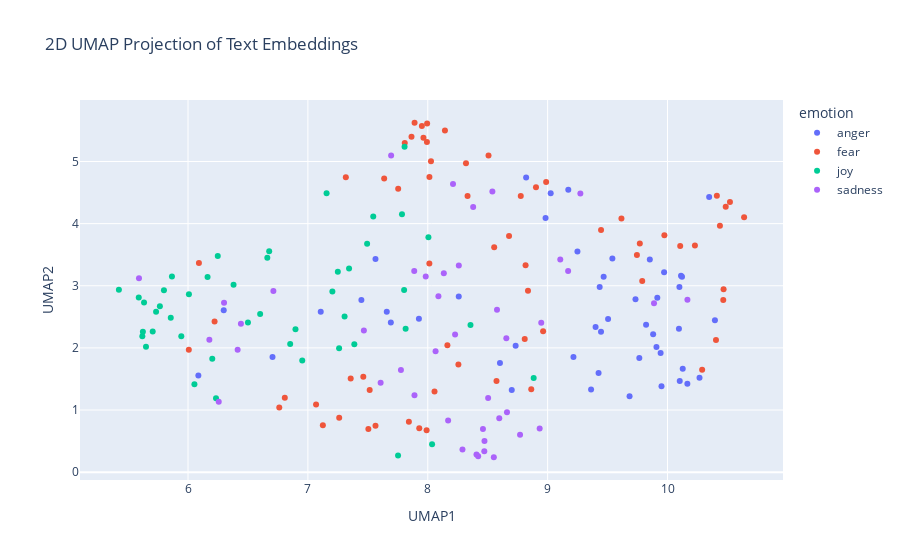

Source (notebook cell):
### Code cell
import pandas as pd
import numpy as np
import umap
import plotly.express as px

# Concatenate the training and test data
combined_df = pd.concat([train_df_new, test_df_new], ignore_index=True)

# Prepare the embeddings for UMAP
# Convert the list of embeddings into a 2D numpy array
X_embeddings = np.array(combined_df['embeddings_values'].tolist())

# Apply UMAP for dimensionality reduction
reducer = umap.UMAP(n_components=2, metric='cosine', random_state=28) 
embedding_2d = reducer.fit_transform(X_embeddings)

# Create a DataFrame for plotting
df_plot = pd.DataFrame(embedding_2d, columns=['UMAP1', 'UMAP2'])
df_plot['emotion'] = combined_df['emotion']
df_plot['intensity'] = combined_df['intensity']
df_plot['text'] = combined_df['text']


# Visualize the embeddings with Plotly
fig = px.scatter(
    df_plot,
    x='UMAP1',
    y='UMAP2',
    color='emotion',  # Color points by the 'emotion' column
    hover_data=['text', 'intensity'],  # Show text and intensity on hover
    title='2D UMAP Projection of Text Embeddings'
)

fig.show()

### Figure 1 — Plotly figure (JSON) as saved in the notebook; plotly's stock layout.template omitted (floating-point values rounded to 4 significant figures)
{"data": [{"customdata": [["@CharlotteBnntt that's the joke. I know it's incense", 0.222], ["testing #angry", 0.667], ["@WestonKoury so leafy can roast the Pokemon go kid but not you what an outrage that just means that he is more relevant than y-I mean kisses", 0.491], ["@TaraSetmayer @oliverdarcy AA have the right of passage when it comes to the 'N' word.  Why should he insult him in his church.  Ignorant!", 0.562], ["Went n a bodega 4 incense lookd @ the sis behind the counter &amp; it was like a mirror she said where u from I said here she said no originally", 0.185], ["@EAMaddenNFL @EASPORTS I played a game where John Elway was sacked 3x and fumbled all 3x. Is this the same John elway I know of??? #madden", 0.458], ["I swear if @devincameron23 blocks me I'm going to hit her back #revenge", 0.646], ["@MetsProspectHub @brianpmangan taking offense to acount...he ranks 32 of 36 over last 2 years by SABR", 0.312], ["Chris ate all my mac n cheese so imma eat all his taffy ", 0.438], ["Holding a #grudge doesn't make you #strong; it makes you #bitter. #Forgiving doesn't make you #weak; it sets you #free.", 0.312], ["Said it before and I'll say it now: America is really fortunate that black people only want equality and not revenge.", 0.562], ["“Do not fret if you are not cool! Humans who follow me, become instantly cool!” #Bot", 0.375], ["@rabpeel snap, seems to be a problem here", 0.375], ["My mind is raging and i just want to end it all", 0.75], ["could never be a angry drunk lol yall weirdos just enjoy your time", 0.521], ["@iStoleFreeHugs @stephlaris lol I'm happy with my negative, realistic ass self. Sorry to offend you", 0.438], ["@VodafoneUKhelp @VodafoneUK wow!! My bill is £44.77 and hav a text from u to prove that and you have taken £148!!!!! #swines #fuming #con!", 0.792], ["Vale! Vale! Sip sangria and taste tantalizing tapas @ElCidLA  's fiery flamenco nights! #MinutesFromHoM #SilverLake #LA #Flamenco", 0.167], ["@leesyatt you are a cruel, cruel man. #therewillbeblood ", 0.775], ["@jwolfie_ why you gotta use the dark skin emoji ", 0.479], ["@MannyM83 @DareToReagan oh yeah. I HATE the air raid and I don't like the Oregon/Baylor offense and I'm not a fan of the ole miss one either", 0.468], ["Love how Megan is raging about this Kendall Jenner photo and I'm sat here like 🤔🙃", 0.396], ["Hey folks sorry if anything offensive got posted on here yesterday my account got hacked. All fixed now though. I hope :-/ #angry #annoyed", 0.479], ["@HebertofNH any time a man who got paid to throw temper tantrums speaks up, you gotta listen.", 0.521], ["How was Natalie one of the top three favorites?! #toofaced and #bitter 🙄", 0.667], ["Thursdays at 6pm Vespers &amp; Meditation #prayerful #plainsong #multisensory #candles #incense #psalms #music #silence #faithful sing or listen", 0.208], ["Dear Indians..It is hard to swallow this but for once try to swallow this bitter pill...that is.. Pakistan is number one in Test cricket!!!", 0.542], ["Worst juror ever? Michelle. You were Nicole's biggest threat. #bitter #bb18", 0.729], ["Absolutely fuming I've just scratched all my car 😡😡😡😡😡😡", 0.75], ["Bloody parking ticket 😒💸 #fuming", 0.792], ["@kitanoye Hell is hot and boiling, isi ewu", 0.458], ["@MeghanEMurphy Oh gosh, if you get 800+ raging comments from cruise fans, I will just die laughing!", 0.354], ["@Hoopdawg87 @MickThePerm Meanwhile white cops keep killing black people. But there's less outrage about that. Strange society that.", 0.5], ["Follow me on Snapchat 👻 Carlabtst15 #snapchat ", 0.188], ["@Sargon_of_Akkad It'll be like burning rap albums; they'll have to buy it first, but gosh darn it, they have to get rid of it.", 0.417], ["so ef whichever butt wipe pulled the fire alarm in davis bc I was sound asleep #pissed #angry #upset #tired #sad #tired #hangry ######", 0.896], ["To'Why can't we brothers protect one another? No one's serious, and it makes me furious. Don't be misled, just think of Fred.' #mayfield", 0.578], ["@dcexaminer Democrats and their voters have zero tolerance for honesty. They associate honesty with anger and hate.", 0.667], ["@RevTrevK @Wolfman93011 @Daraidernation @EROCKhd Take 2k out of it the numbers on madden are low and have dropped and people are unhappy", 0.586], ["@marcavis @AntisocialJW2 I've always been fiery, but never radical.", 0.438], ["(Sam) Brown's Law: Never offend people with style when you can fake that, you have to break us in this Island.", 0.333], ["Literally fuming fuck sake", 0.86], ["#oow16 #sting decent new song", 0.125], ["Just seeing Alex revells face gets me angry", 0.583], ["Sorry guys I have absolutely no idea what time i'll be on cam tomorrow but will keep you posted. #fuming", 0.417], ["Kik to trade, have fun or a conversation  (kik: youraffair) #kik #kikme #messageme #textme #pics #trade #tradepics #dm  #bored", 0.241], ["Ananya just grabbed a bible, opened it, started reading, and then said 'where do they talk about burning people?'", 0.417], ["I hope my hustle don't offend nobody", 0.292]], "hovertemplate": "emotion=anger<br>UMAP1=%{x}<br>UMAP2=%{y}<br>text=%{customdata[0]}<br>intensity=%{customdata[1]}<extra></extra>", "legendgroup": "anger", "marker": {"color": "#636efa", "symbol": "circle"}, "mode": "markers", "name": "anger", "orientation": "v", "showlegend": true, "type": "scatter", "x": [7.658, 9.765, 9.504, 10.11, 7.692, 8.82, 9.821, 8.983, 9.445, 9.88, 10.1, 6.705, 8.258, 9.683, 9.215, 8.701, 10.27, 6.298, 9.915, 9.733, 9.025, 9.4, 9.425, 9.249, 10.1, 6.086, 10.35, 10.4, 10.17, 10.1, 9.467, 7.107, 10.12, 7.446, 9.971, 10.13, 9.942, 9.852, 9.172, 9.54, 8.733, 9.95, 7.564, 9.908, 9.362, 7.926, 9.434, 8.602], "xaxis": "x", "y": [2.583, 1.838, 2.467, 3.162, 2.409, 4.743, 2.372, 4.091, 2.262, 2.219, 2.979, 1.854, 2.826, 1.223, 1.854, 1.323, 1.52, 2.608, 2.806, 2.785, 4.488, 2.337, 1.598, 3.553, 2.308, 1.557, 4.43, 2.444, 1.425, 1.468, 3.145, 2.58, 3.144, 2.77, 3.216, 1.663, 1.919, 3.423, 4.547, 3.44, 2.033, 1.384, 3.432, 2.014, 1.332, 2.469, 2.978, 1.756], "yaxis": "y"}, {"customdata": [["@BrumSciComm in a danish.  What horror, what depths. #gbbo", 0.542], ["Wish I could convince the rest of my children to go to their fucking preschool and elementary schools with fear of gun violence.", 0.84], ["@realDonaldTrump @KellyannePolls New campaign slogan idea...'I know you are but what am I?' #bully #Trump2016 #yourefired #deflect", 0.521], ["Thoroughly enjoying AHS tonight. #ahs #horror #americanhorrorstory", 0.271], ["Step out of your comfort zone. \\nGo for risks.\\nFace things you fear. \\n\\nThis is when life starts to happen.\\n\\n#cpd", 0.396], ["im like 'this is better' in the moment cuz i panic and then later its so obviously not better. at every opportunity i choose to make it seem", 0.729], ["I feel horrible. I have accounting today but physically and mentally am not okay 😪", 0.833], ["@STLouis_RamsFan their whole team is limited when they're on the field.  #terrible", 0.271], ["Ugh I want to punch a wall every time I have to use @windows 10. Literally the worst product ever made #windows10 #awful #killme", 0.542], ["STAY JADED everyone is ", 0.3], ["PM #SheikhHasina in @UN speech terms #terrorism as global challenge and urges world leaders to work together to unroot it from everywhere.", 0.554], ["@JennyPGR I worry about typos in any email to Simon, draft attached or not...", 0.625], ["@97_aleix having a terrific game and not at all fazed #MCFC", 0.292], ["For a team as big as Bayern and the they like to play football, their pitch is fucking dreadful. Certainly no Emirates pitch anyway.", 0.398], ["@StephenKing\\n\\nStephen King never once spoke out about how the Left crushes #FreeSpeech in publishing world.\\n\\n#Trump #horror #scifi #ccot #p2", 0.542], ["#Trump ’s ‘Make America Great Again’ plan is exactly like the first 15 minutes of the #movie #ChildrenOfMen.\\n\\n#cages #terrorism #refugees", 0.521], ["@YahooCare data stolen in 2014 and only now do you tell us .", 0.771], ["Wazza blocks Carrick's shot and then misses a sitter that Memphis, who was ready beside him, surely wouldve buried. Good start lol #MUFC", 0.333], ["#Terrorism can be destroyed easily if #wholeworld came together great strength..they could destroy this #fear from #humanity..", 0.5], ["Fuck being shy, I'm trying to be up in them thighs.", 0.354], ["Jeans with fake pockets ", 0.125], ["im literally shaking bc im nervous and bc its fucking cold oh how i love life", 0.833], ["@Lillie_Billy don't worry me and my mans @JJB1Owens gave him a piece of our mind", 0.417], ["You have a #problem? Yes! Can you do #something about it? No! Than why #worry", 0.25], ["Rooney ! Oh dear, oh dear ! Fucking dreadful 🙈⚽️⚽️", 0.646], ["@Cinestrong something a cyber bully would say", 0.417], ["Angelino's been horrific", 0.583], ["This is a terrific university-a unique university..Athabasca University has become a part of my head &amp; a part of my heart' Peter MacKinnon", 0.157], ["Some questions you get on Twitter make you want to despair. We've been so battered. We complain but aren't convinced things could be better.", 0.66], ["I'm getting so nervous for my first anatomy exam 😩", 0.812], ["@siomo @NEWSTALK1010 20 says he gets reelected.....  #be #afraid", 0.521], ["@cstonehoops Gonzaga not listed in the article but at 65/1 they have tremendous value, they are top10 team for sure, got everything you want", 0.271], ["Rojo is a terrible defender", 0.375], ["@Montel_Williams If this ban goes through, it will harm so many people, disabled veterans, people who have #chronicpain,  #iamkratom", 0.685], ["I saw someone discourage someone from following their dreams. Just because you want to live in mediocrity doesn't mean someone else should.", 0.375], ["@SalmonDelicious @bigdickkishibae I lost it at 18. Like, really not a big deal. Don't worry about trivial shit like that.", 0.292], ["@DSDambuster just finally started #homefronttherevolution, what did you all do the story and gameplay???  #wasteofmoney", 0.354], ["@tylerhower Covering Milo might make sense—not much, even at that—but celebrating him as puckish is cooperation in something ghastly.", 0.562], ["In addition to fiction, wish me luck on my research paper this semester. 15-20 pages, oh boy. ", 0.54], ["@siomo @NEWSTALK1010 20 says he gets reelected..... #be ", 0.271], ["@Zak_Atif two congressional hearings in USA stopped financial aid to Pak and asked it to prove that it is doing enough to stop terrorism 1n", 0.5], ["@AldiToHarrods I'm still too nervous to try it. I need to man up and give it ago.", 0.75], ["@DiscordianKitty He has charisma? I guess, if you like people who looked coked out and speak as if they're a school bully?", 0.458], ["My study skills are terrible 😒", 0.562], ["@BigDaddyx47 awe I'm sorry! I have 2 dogs 3 cats &amp; a snake", 0.188], ["@ashish_geol @getPakistanTV @HamidMirGEO .. Have you give thought to Khalistaan? \\nNo concern of you Baluchistan !! Kashmir is an Issue.", 0.646], ["#goksfillyourhouseforfree should be retitled fill your house with old trash repainted ... #shocking #junk #trash", 0.417], ["Rojo is shocking.......absolutely shocking !!!", 0.625], ["@_jamiebraidwood haha, horrific is all that needs to be said. Glad I'm away to Spain on Sat so missing game 🍹🍕🍺☉☉", 0.479], ["@vInZzzY we regret the inconvenience caused. We have noted your concern. We will get in touch with you soon to discuss. Rgds, Abhijit", 0.396], ["@BlizzHeroes I feel horrible dealing with 'players' in HotS. News on what you're doing about it? Getting stuck with uncooperative people!", 0.479], ["@CNNPolitics I can't wait to hear what he had to say about the brilliant Dr. Hawking... it should be rich... In the poorest of taste! #bully", 0.354], ["That's an awful miss from Rooney.", 0.36], ["Rooney shocking attempted cross", 0.375], ["Northampton are awful 🙈", 0.5], ["Having a terrific Tuesday? Crush it today with the Power of 4. Treat your internet like Pizza =D \\n#PowerOf4", 0.25], ["@LethalWeaponFOX This show SUCKS! #lame #awful you even used the same names?? lol SO SO bad! #Failed #notworth2minutes. Off air SOON", 0.396], ["The 2nd step to beating #anxiety or #depression is realising that it's not about waiting for ...., Take action yourself now.", 0.479], ["@joey_coops yes Hun! Avoid at all costs!! ", 0.389], ["Are you worrying/worried?\\n1Peter 5:7\\nThrow all your worry on him, because he cares for you.#faith #leadership #worry #mindfulness #success", 0.438], ["@AaliyahLove69 I would be intimidated but I would like to think I would have manned up and helped.", 0.417], ["Trying to book holiday flights on @britishairways website is becoming a ", 0.312], ["@hollywooddivas @TMZ_Sports Idiots like Larry Sanders scare us All!How can Morons these days Rush 2 Judge #Police w/o all facts yet?FU thugs", 0.604], ["Bout ta get my @dontbreathe on up in here! @WarrenTheaters #nervous #icantholdmybreaththatlong", 0.688]], "hovertemplate": "emotion=fear<br>UMAP1=%{x}<br>UMAP2=%{y}<br>text=%{customdata[0]}<br>intensity=%{customdata[1]}<extra></extra>", "legendgroup": "fear", "marker": {"color": "#EF553B", "symbol": "circle"}, "mode": "markers", "name": "fear", "orientation": "v", "showlegend": true, "type": "scatter", "x": [7.753, 10.29, 10.23, 6.091, 6.807, 7.929, 7.99, 8.507, 10.4, 8.809, 10.49, 7.462, 7.317, 7.993, 9.974, 10.44, 8.776, 7.89, 10.64, 8.863, 8.962, 7.564, 8.816, 7.068, 8.143, 9.789, 7.964, 6.007, 8.013, 7.504, 9.445, 8.678, 7.864, 9.616, 8.056, 8.164, 8.988, 9.769, 7.516, 8.554, 10.52, 7.357, 9.745, 7.843, 8.573, 10.41, 8.319, 7.808, 7.636, 8.836, 8.903, 10.11, 7.995, 7.951, 8.027, 6.222, 10.46, 7.261, 8.014, 6.761, 8.256, 8.332, 10.47, 7.125], "xaxis": "x", "y": [4.563, 1.647, 3.649, 3.368, 1.198, 0.7085, 0.676, 5.096, 2.129, 2.145, 4.27, 1.536, 4.747, 5.313, 3.815, 3.965, 4.444, 5.624, 4.104, 1.333, 2.266, 0.7488, 3.331, 1.089, 5.498, 3.075, 5.382, 1.969, 3.36, 0.6958, 3.897, 3.802, 5.4, 4.083, 1.297, 2.044, 4.67, 3.681, 1.321, 3.622, 4.35, 1.507, 3.497, 0.8122, 1.465, 4.45, 4.973, 5.299, 4.726, 2.922, 4.587, 3.64, 5.612, 5.57, 5.003, 2.425, 2.773, 0.8772, 4.75, 1.04, 1.734, 4.446, 2.943, 0.7569], "yaxis": "y"}, {"customdata": [["Gas prices are hilarious. Cause they're simultaneously super subsidised and taxed", 0.22], ["only time I am ever cheering for you Johnny", 0.34], ["Look forward to the detours because they bring delightful surprises. #lifequote ", 0.667], ["2 days until #GoPackGo and 23 days until #GoGipeGo..... I'm so excited! #smiling", 0.88], ["Omg I'm outside making beats with garageband and some little birds  decided to chirp along （≧∇≦）", 0.62], ["In ever use to like smiling until I realized how good my teeth look ... Witout the braces", 0.613], ["Kayaking is merriment together with sevylor inflatable kayaks: eYGgJxMl", 0.562], ["@Nikhilv95 @LydiajaneF I wish, I really, truly wish, that I had just a modicum of your banter. #hilarious", 0.646], ["Logically speaking, this can't be the worst I've ever felt and even if it was then its passing will still be a joyous occasion", 0.167], ["He maketh the #barren woman to keep house &amp; to be a #joyful mother of children\\nPraise ye the Lord\\nPsa113:9", 0.42], ["Not my fault if I'm more observant than you thought of me to be ! 😜 I'm not sorry 😝 #wisdom #laughter #observingyou #allthetime #becareful 😎", 0.417], ["The object of literature is to make man a wiser and happier being. The poet makes us happy because he tells us how we may become so.", 0.58], ["The joyful tambourines have ceased. The noise of the jubilant has stopped. The joyful lyre has ceased. -Isaiah 24:8", 0.208], ["every time a new Anthony Weiner revelation breaks, Bill Clinton says a prayer of thanks that texting/DMing didn't exist in his heyday.", 0.375], ["Rojo is so bad it's hilarious.", 0.6], ["Mind if I tag along?' She asked cheerfully, sweeping a lock of hair behind her ear. 'I want to see if you've really got • @DitheringWizard", 0.34], ["it was both lively &amp; lovely @crumblepie15 @buryprofs @DittoBistro #BuffnPolish", 0.48], ["Dark, dense, and exhilarating come the finale, #HellOrHighWater is a gripping watch.", 0.312], ["Panda eyed jaunty after watching jaws until late!", 0.48], ["@bijayjanand\\nIt's not just a treat for viewers to watch u as janak, it's simply a treat for our soul, mind, thoughts. #hearty respect 🙏🙏", 0.5], ["@IndyMN I thought the holidays could not get any more cheerful, and then I met you. #TheNiceBot", 0.917], ["Watch this amazing live.ly broadcast by @footballrocks123456  #musically", 0.562], ["@KMunie7 @KaranEsch Helluva lot more animated than they were for the actual game &gt;.&lt;", 0.327], ["- the joyous occasion of laughing at the ostentatious display of disrespect. Bruce just scoffed at the entire scene. This wasn't Batman’s -", 0.5], ["#ukedchat A4 Just go outside (or to the gym hall) and play! \\n #education  #learning", 0.688], ["@Jen_Lee @mostlymartha @edotwoods we just found thin mints in a freezer clean. i couldn't be more elated.", 0.76], ["Does anyone remember a movie that is animated in the late 70's called Shame of the Jungle John Bulushi was in it wild if that's your taste", 0.229], ["@Nikhilv95 @LydiajaneF I wish, I really, truly wish, that I had just a modicum of your banter. ", 0.24], ["Watch this amazing live.ly broadcast by @jaredhorgan  #musically", 0.521], ["Punchline king is back! @Paedeezy 🔥🔥🔥🔥🔥🔥🔥💯💯💯 #bright city lights", 0.542], ["No, just tweet pictures of four fictional characters who describe you. One should be an animated character. @sunshinessp411", 0.271], ["@berniedole looks that way. But let's think about Rohan last week ... #optimism", 0.237], ["All in all a pleasing night down The Lane .  .  .  On to the next round &amp; bring on Liverpool at Anfield! #COYS", 0.625], ["Good morning joyful people. Choose happiness to have a great day today #morning  #happiness #grandmercurejktkemayoran", 0.72], ["My two older boys were elated, my toddler was terrified. I have pics of his poor little face peeping through the hole in the basket.", 0.38], ["Being playful as shit😤", 0.333], ["A #new day to #live and #smile. Hope all the #followers a nice #night or #day. :D", 0.688], ["TheNiceBot: IndyMN I thought the holidays could not get any more cheerful, and then I met you. #TheNiceBot #الخفجي", 0.769], ["Chris would take full responsibility and would want us all to rejoice in the memories we all had with him.", 0.28], ["@len_snart Mick nods. 'I would like that.' He went back to his food, smiling as he finished it.", 0.62], ["@yungdoujin wouldn't that basically be sparkling water", 0.32], ["4-2 Canada final tomorrow #WCH #Predictions #optimism #Canadian 🇨🇦", 0.42], ["@GameGrumps THANK YOU SO MUCH FOR COMING TO DETROIT I'm going to sob joyful rainbows now brb", 0.804], ["When we give cheerfully and accept gratefully, everyone is blessed. »Maya Angelou", 0.712], ["@harrietemmett great minds think alike. #rejoice", 0.519]], "hovertemplate": "emotion=joy<br>UMAP1=%{x}<br>UMAP2=%{y}<br>text=%{customdata[0]}<br>intensity=%{customdata[1]}<extra></extra>", "legendgroup": "joy", "marker": {"color": "#00cc96", "symbol": "circle"}, "mode": "markers", "name": "joy", "orientation": "v", "showlegend": true, "type": "scatter", "x": [7.803, 8.356, 5.619, 5.765, 5.633, 5.734, 5.65, 6.5, 8.036, 6.054, 7.387, 7.752, 6.234, 7.306, 7.806, 6.953, 6.008, 6.248, 6.662, 6.897, 5.856, 7.344, 7.785, 7.26, 6.202, 5.799, 7.545, 6.602, 7.25, 6.38, 7.204, 7.494, 7.156, 5.706, 6.677, 8.883, 5.944, 5.624, 6.163, 6.852, 7.815, 8.005, 5.589, 5.424, 5.866], "xaxis": "x", "y": [2.932, 2.368, 2.186, 2.672, 2.729, 2.581, 2.02, 2.41, 0.451, 1.415, 2.06, 0.2672, 1.188, 2.505, 5.239, 1.796, 2.862, 3.481, 3.453, 2.298, 2.487, 3.279, 4.152, 1.992, 1.825, 2.928, 4.116, 2.545, 3.226, 3.015, 2.908, 3.675, 4.489, 2.266, 3.557, 1.516, 2.187, 2.26, 3.143, 2.062, 2.309, 3.782, 2.812, 2.935, 3.15], "yaxis": "y"}, {"customdata": [["We have left #Maine. #sadness", 0.771], ["@shopgreenwich #ldf16 what shall we do this weekend?  #spraypainting in #greenwichmarket with @SNUB23 #core246 #lilylou #fret &amp; #benoakley", 0.354], ["@RaveenElexiis I fought a racist girl and she stayed in GAVC so if you get kicked out I call BS", 0.479], ["Never leave me alone with my credit card. Nope nope mope.", 0.458], ["@iTriborg — make him feel vigorous. 'Fine. You can kill me now.' Said Hestia with a display of only despair rather than her joyful —", 0.5], ["Pops are joyless, soulless toys which look nearly identical.  They are the perfect expression of consumerism.  'I enjoy this franchise'", 0.354], ["@mik61scot @longshankseddie @ROSAZAMBONINI @YouTube I thought it was because she once sunk her teeth into something that's meant 2b sooked", 0.458], ["@Gsmsbooksrus @goodreads 'so shines a good deed in a weary world' Roald Dahl, Charlie and the Chocolate Factory", 0.417], ["Bare videos online but does anyone get rehabilitated? Does anyone actually get help for their affliction? Or do we jut get twitter videos.", 0.479], ["I can literally eat creamy pesto pasta topped with grilled chicken, sun dried tomatoes, asparagus and pine nuts every single day of my life", 0.083], ["Isaiah 40:31\\nthose who trust in the Lord will find new strength.\\nThey will soar high on wings like eagles.\\nThey will run and not grow weary.", 0.214], ["i can't take u #serious unless u use #emojis", 0.271], ["The voice is all about Miley and Alicia this year. No longer about the contestants. #sad @thevoice", 0.604], ["Honestly don't give af who wins out of us and pine, I'm just worried about getting drunk Saturday night😂", 0.208], ["More #checking at #work today\\n\\n#coffee #drank and now it's #down to some #serious #business \\n\\n#Thursday bring on #Friday", 0.333], ["NL's top bureaucrat is a director of a group formed to oppose NL's top megaproject. #nlpoli - never dull", 0.417], ["i got his bitch depress", 0.542], ["im so gloomy today", 0.729], ["@Groupon_UK who do I contact about a shocking experience with Clear Sky Holidays booked through you guys?? #customerservicefail #dreadful", 0.542], ["Cheap pout my brodcast", 0.438], ["My friends tell me I'm pretty. Trigger tells my I'm ugly. I first was confused but then realised I'm both. Pretty ugly. #tru #sad #tumblr", 0.64], ["Sometimes I think the British political landscape is desolate and then I look over at the foaming wasteland of the US and think we're OK", 0.438], ["@simslover163 I guess it must be really expensive... For me it's that the whole family stayed in Poland, so I really miss them...", 0.542], ["@urbaneprofessor roast them. Then risotto with sage and pine nuts", 0.167], ["Honestly I've come to a place where I keep getting discouraged but just gotta tell myself to keep pushing through it.", 0.729], ["@marksandspencer Where has your 50% grapefruit squash gone,not been able to get for weeks #unhappy", 0.562], ["@jack_haug_lifty @eable It's Ms btw. we were lied to by Remain. dry your remainer tears; Just accept you #lost", 0.625], ["@groovydadad @MHChat 🙂ty I often conflate the two depression + sadness, but they are very different. This q reminded me of that #mhchat", 0.583], ["@DeltaAssist Tried 2 get earlier flt 2day  @BWI Turnd away bcuz it was 2 late Then agent let other pas on #silvereliteleftbehind ", 0.521], ["Somewhere between  #hope and #despair the day after #meetingmyabuserincourt \\n#DVSurvivor", 0.81], ["@big_SL8 Show some respect, that's all...  If u havent go to war u cant say anything.. U havent lost friends and mates on war, so Ahut it!!", 0.583], ["Snores on TL. Boredom sunk in.", 0.333], ["@RyhenMessedUp goodbye despair", 0.5], ["Oh, I should just 'get over' my #depression and 'be happy?' Don't you think I've tried that thousands of times already? You're not helping.", 0.812], ["@Fatumoriginal there's no sitcom better! If u can't laugh at Sheldon or Leonard then u are sober for real! No two ways about it", 0.396], ["Don't be disheartened if you didn't get the cards you wanted, it's not the end of the world......E-Eh...? Y-You want me to cheer you up?", 0.438], ["If I had a little bit of extra money I would blow the whole paycheck and go to one of the two of @KygoMusic's concerts in LA. #serious", 0.167], ["and for inconsolable Oxford academics - 'Brussels should just ignore the #Brexit vote and tell the UK it can't leave the EU....ever....wah'", 0.521], ["A3: But chronic sadness may mean there are underlying issues than getting sad occassionally over a particular issue (2/2) #mhchat", 0.562], ["If Angelina Jolie can't keep a man no one can. Today we mourn because Love is dead", 0.646], ["I'd rather laugh with the rarest genius, in beautiful alliance with his own being, where he kept his sadness. #melancholy", 0.688], ["@1johndes ball watching &amp; Rojo'd header was equally dreadful!!", 0.583], ["@Eeevah14 don't I know it, try not to fret my sweet little pupper", 0.333]], "hovertemplate": "emotion=sadness<br>UMAP1=%{x}<br>UMAP2=%{y}<br>text=%{customdata[0]}<br>intensity=%{customdata[1]}<extra></extra>", "legendgroup": "sadness", "marker": {"color": "#ab63fa", "symbol": "circle"}, "mode": "markers", "name": "sadness", "orientation": "v", "showlegend": true, "type": "scatter", "x": [8.46, 6.414, 9.887, 8.947, 8.661, 10.17, 8.089, 5.591, 7.983, 6.301, 6.256, 8.065, 9.273, 8.228, 6.178, 9.105, 8.77, 8.473, 8.21, 8.655, 8.42, 7.887, 8.504, 6.712, 7.889, 8.379, 8.134, 8.406, 8.539, 8.17, 9.171, 8.577, 8.597, 8.29, 7.467, 7.607, 6.441, 8.259, 8.471, 8.933, 8.551, 7.694, 7.776], "xaxis": "x", "y": [0.6944, 1.971, 2.718, 2.406, 0.9653, 2.775, 2.833, 3.122, 3.149, 2.725, 1.133, 1.948, 4.486, 2.215, 2.133, 3.423, 0.6031, 0.5014, 4.639, 2.156, 0.2577, 3.238, 1.193, 2.916, 1.239, 4.267, 3.201, 0.2861, 4.519, 0.8306, 3.236, 2.615, 0.8668, 0.366, 2.279, 1.438, 2.39, 3.325, 0.3361, 0.7011, 0.2399, 5.098, 1.646], "yaxis": "y"}], "layout": {"legend": {"title": {"text": "emotion"}, "tracegroupgap": 0}, "title": {"text": "2D UMAP Projection of Text Embeddings"}, "xaxis": {"anchor": "y", "domain": [0, 1], "title": {"text": "UMAP1"}}, "yaxis": {"anchor": "x", "domain": [0, 1], "title": {"text": "UMAP2"}}}}
